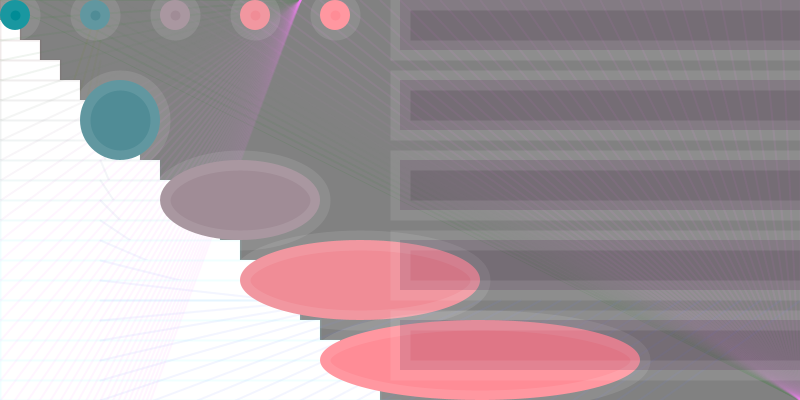
Frame 1 (no input)
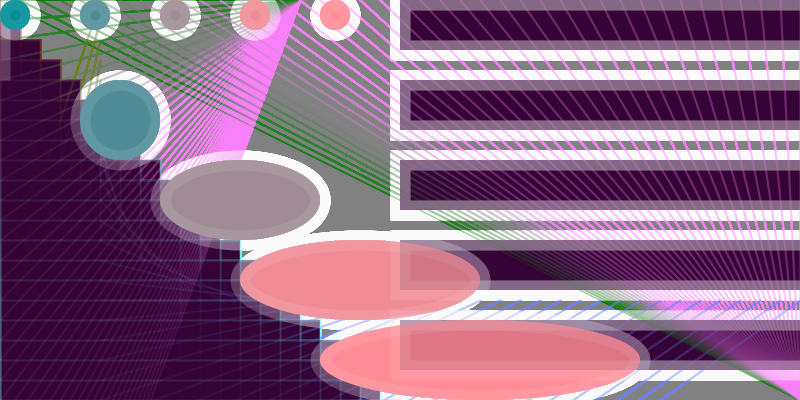
Frame 60 (the mouse pressed at the canvas centre just before this capture)
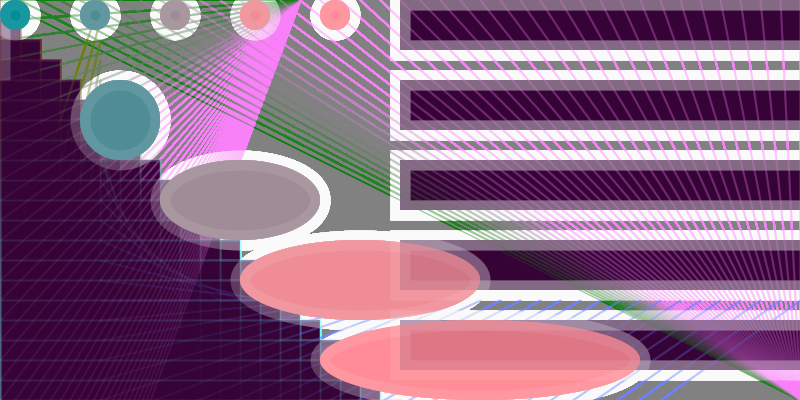
Frame 120 (the mouse held since frame 60 and released just before this capture)

The Processing sketch that drew these frames (run headless with seeded random() and noise(); from frame 60 on, the mouse is pressed at the canvas centre):

// Processing sketch: processing_23133
// ── processing_23133.pde



void setup (){
  size (800,400);
background (129,129,129);
}
void draw(){
  for (int b = 0; b<=width; b=b+20){
smooth ();
stroke (100,b,b,25);
rect (0,b,b,300);

stroke (b,129,b,20);
line (800,400,b,0);
line (300,0,0,b);
strokeWeight (2);
stroke (100,129,b,20);
line (100,b,b,300);

}
for (int v=0 ; v<height; v+=80) {
 fill (v,140,150); 
 smooth ();
 strokeWeight (20);
 stroke (255,25);
 ellipse (v,v,v,80);
 ellipseMode (CORNER);
 ellipse (v,0,30,30);
 fill (50,0,50,40);
 rect (400,v, width,50);
 strokeWeight (1);
// line (0,v,v,800);
 //line (v,0,0,800);
}

}
